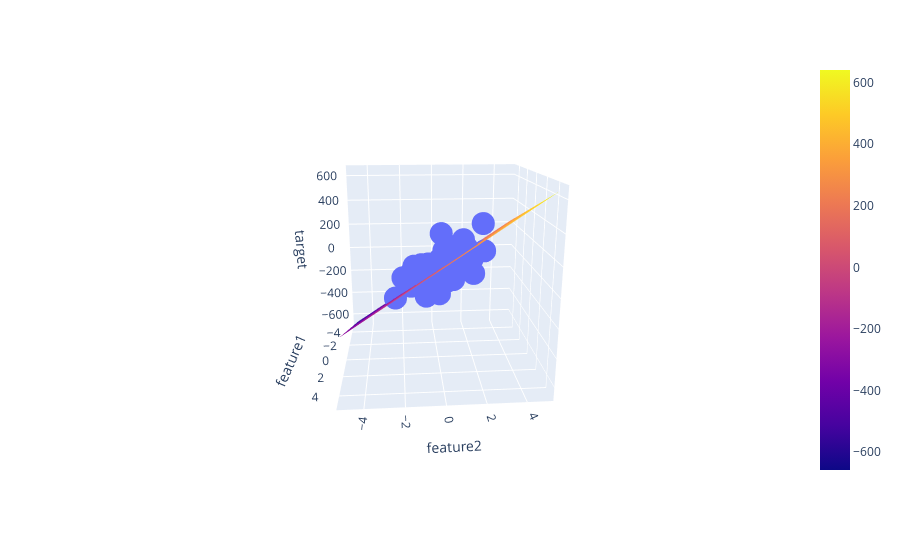

Notebook source saved alongside this figure:
### Code cell
x = np.linspace(-5, 5, 10)
y = np.linspace(-5, 5, 10)

xGrid,yGrid = np.meshgrid(y, x)

final = np.vstack((xGrid.ravel().reshape(1,100),yGrid.ravel().reshape(1,100))).T

z_final = lr.predict(final).reshape(10,10)

z = z_final

fig = px.scatter_3d(df, x='feature1', y='feature2', z='target')

fig.add_trace(go.Surface(x=y, y=y,z=z))

fig.show()
